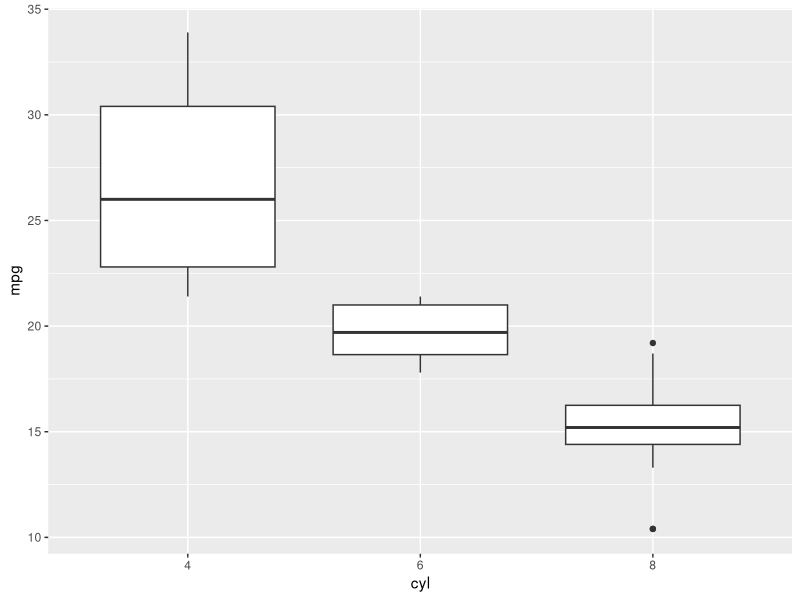
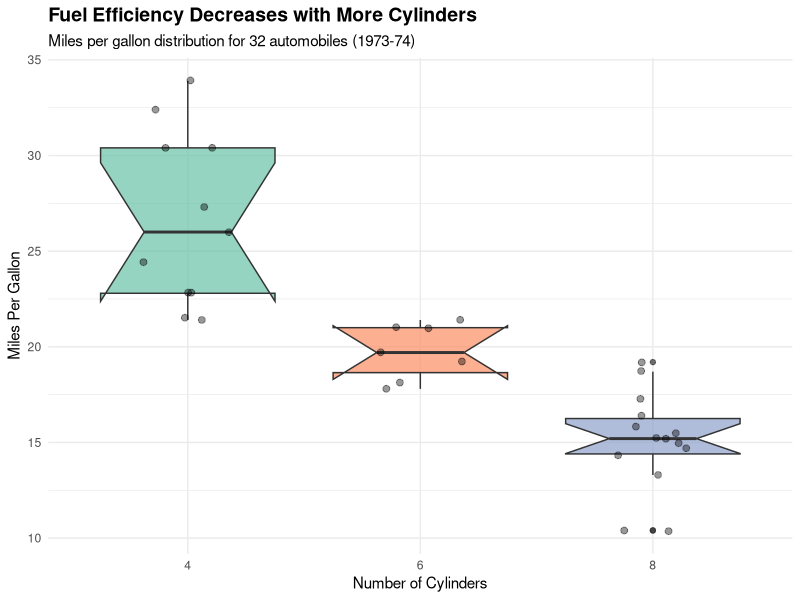
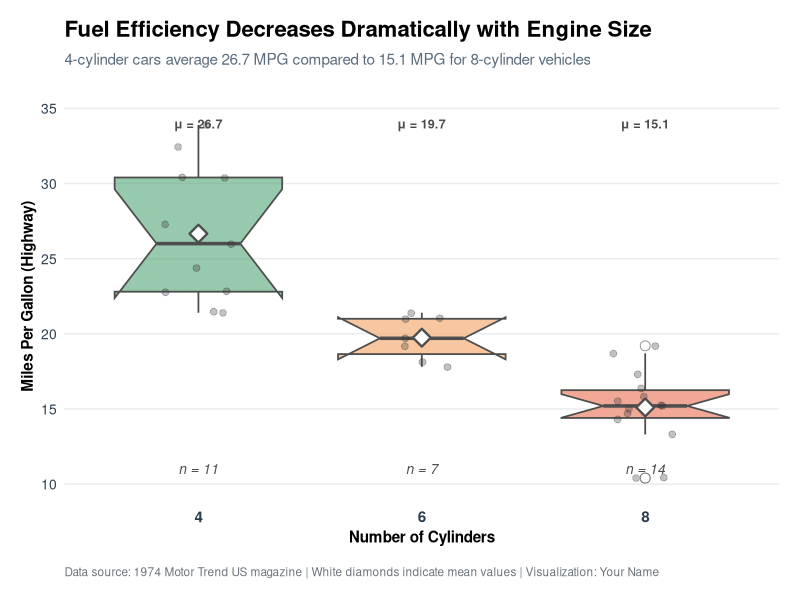

Write R code to recreate these figures, in order.
## ---- chunk 1
#| label: setup
#| message: false
#| warning: false

# Load required libraries
library(tidyverse)  # Includes ggplot2, dplyr, and other essential packages
library(scales)     # For formatting axes and labels

# Prepare the data: convert cylinders to factor and add car names
data_cars <- mtcars %>%
  mutate(
    cyl = factor(cyl, levels = c(4, 6, 8)),       # Convert to ordered factor
    car_name = rownames(mtcars)                    # Add car names as column
  )

# Preview the data
head(data_cars)
## ---- chunk 2
#| label: chart-basic
#| fig-width: 8
#| fig-height: 5

ggplot(data_cars, aes(x = cyl, y = mpg)) +  # Set up the plot with x and y variables
  geom_boxplot()                             # Create box plot
## ---- chunk 3
#| label: chart-intermediate
#| fig-width: 8
#| fig-height: 5

ggplot(data_cars, aes(x = cyl, y = mpg, fill = cyl)) +      # Add fill aesthetic
  geom_boxplot(notch = TRUE, alpha = 0.7) +                  # Notched boxes with transparency
  geom_jitter(width = 0.2, alpha = 0.4, size = 2) +          # Add jittered points
  scale_fill_brewer(palette = "Set2") +                      # Apply color palette
  labs(
    title = "Fuel Efficiency Decreases with More Cylinders",  # Main title
    subtitle = "Miles per gallon distribution for 32 automobiles (1973-74)",  # Subtitle
    x = "Number of Cylinders",                                # X-axis label
    y = "Miles Per Gallon"                                    # Y-axis label
  ) +
  theme_minimal() +                                           # Clean, minimal theme
  theme(
    plot.title = element_text(face = "bold", size = 14),     # Bold title
    legend.position = "none"                                  # Remove redundant legend
  )
## ---- chunk 4
#| label: chart-advanced
#| fig-width: 10
#| fig-height: 6

# Calculate summary statistics for annotations
cyl_summary <- data_cars %>%
  group_by(cyl) %>%
  summarise(
    n = n(),                                       # Count per category
    median_mpg = median(mpg),                      # Median mpg
    mean_mpg = mean(mpg),                          # Mean mpg
    .groups = 'drop'
  )

# Define custom color palette (colorblind-friendly)
cyl_colors <- c(
  "4" = "#52A675",                                 # Green for best efficiency
  "6" = "#F4A261",                                 # Orange for medium
  "8" = "#E76F51"                                  # Red for lowest efficiency
)

ggplot(data_cars, aes(x = cyl, y = mpg, fill = cyl)) +
  # Box plot layer with custom styling
  geom_boxplot(notch = TRUE, alpha = 0.6,
               outlier.shape = 21,                 # Hollow circles for outliers
               outlier.size = 3,
               outlier.fill = "white",
               outlier.color = "gray30",
               color = "gray30",
               linewidth = 0.6) +
  # Add jittered data points
  geom_jitter(width = 0.15, alpha = 0.3, 
              size = 2, color = "gray20") +
  # Add mean markers
  stat_summary(fun = mean, geom = "point",
               shape = 23, size = 4, 
               fill = "white", color = "gray30",
               stroke = 1.2) +
  # Apply custom colors
  scale_fill_manual(values = cyl_colors,
                    name = "Cylinders") +
  # Format y-axis
  scale_y_continuous(breaks = seq(10, 35, by = 5),
                     limits = c(10, 35)) +
  # Add comprehensive labels
  labs(
    title = "Fuel Efficiency Decreases Dramatically with Engine Size",
    subtitle = "4-cylinder cars average 26.7 MPG compared to 15.1 MPG for 8-cylinder vehicles",
    x = "Number of Cylinders",
    y = "Miles Per Gallon (Highway)",
    caption = "Data source: 1974 Motor Trend US magazine | White diamonds indicate mean values | Visualization: Your Name"
  ) +
  # Add sample size annotations
  geom_text(data = cyl_summary,
            aes(x = cyl, y = 11, 
                label = paste0("n = ", n)),
            inherit.aes = FALSE,
            size = 3.5, fontface = "italic", 
            color = "gray30") +
  # Add mean value annotations
  geom_text(data = cyl_summary,
            aes(x = cyl, y = 34,
                label = paste0("μ = ", round(mean_mpg, 1))),
            inherit.aes = FALSE,
            size = 3.2, fontface = "bold",
            color = "gray30") +
  theme_minimal(base_size = 12) +
  theme(
    # Title and text styling
    plot.title = element_text(face = "bold", size = 16, 
                              margin = margin(b = 8)),
    plot.subtitle = element_text(size = 11, color = "#5A6C7D", 
                                  margin = margin(b = 15)),
    plot.caption = element_text(size = 8.5, color = "#6C757D", 
                                hjust = 0, margin = margin(t = 15)),
    
    # Axis styling
    axis.title = element_text(size = 11, face = "bold", 
                              margin = margin(t = 10)),
    axis.text = element_text(size = 10, color = "#2C3E50"),
    axis.text.x = element_text(face = "bold", size = 11),
    
    # Legend removal
    legend.position = "none",
    
    # Grid and panel styling
    panel.grid.major.x = element_blank(),          # Remove vertical grid
    panel.grid.major.y = element_line(color = "#E9ECEF", linewidth = 0.5),
    panel.grid.minor = element_blank(),            # Remove minor gridlines
    
    # Margins
    plot.margin = margin(15, 15, 15, 15)          # Add space around plot
  )
